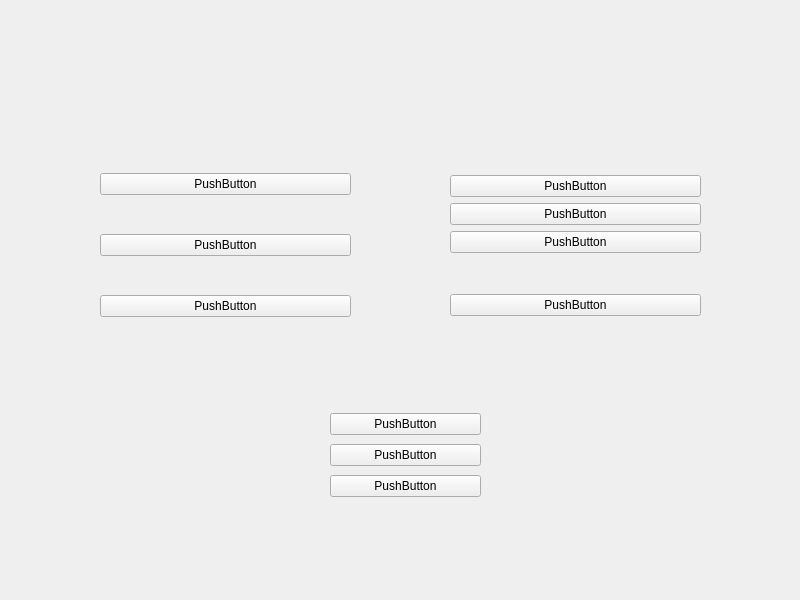
<?xml version="1.0" encoding="UTF-8"?>
<ui version="4.0">
 <class>Widget</class>
 <widget class="QWidget" name="Widget">
  <property name="geometry">
   <rect>
    <x>0</x>
    <y>0</y>
    <width>800</width>
    <height>600</height>
   </rect>
  </property>
  <property name="windowTitle">
   <string>Widget</string>
  </property>
  <widget class="QWidget" name="verticalLayoutWidget">
   <property name="geometry">
    <rect>
     <x>100</x>
     <y>140</y>
     <width>251</width>
     <height>211</height>
    </rect>
   </property>
   <layout class="QVBoxLayout" name="verticalLayout">
    <item>
     <widget class="QPushButton" name="pushButton_2">
      <property name="text">
       <string>PushButton</string>
      </property>
     </widget>
    </item>
    <item>
     <widget class="QPushButton" name="pushButton_3">
      <property name="text">
       <string>PushButton</string>
      </property>
     </widget>
    </item>
    <item>
     <widget class="QPushButton" name="pushButton">
      <property name="text">
       <string>PushButton</string>
      </property>
     </widget>
    </item>
   </layout>
  </widget>
  <widget class="QWidget" name="verticalLayoutWidget_2">
   <property name="geometry">
    <rect>
     <x>450</x>
     <y>140</y>
     <width>251</width>
     <height>211</height>
    </rect>
   </property>
   <layout class="QVBoxLayout" name="verticalLayout_2">
    <item>
     <layout class="QVBoxLayout" name="verticalLayout_3">
      <item>
       <widget class="QPushButton" name="pushButton_5">
        <property name="text">
         <string>PushButton</string>
        </property>
       </widget>
      </item>
      <item>
       <widget class="QPushButton" name="pushButton_6">
        <property name="text">
         <string>PushButton</string>
        </property>
       </widget>
      </item>
      <item>
       <widget class="QPushButton" name="pushButton_7">
        <property name="text">
         <string>PushButton</string>
        </property>
       </widget>
      </item>
     </layout>
    </item>
    <item>
     <widget class="QPushButton" name="pushButton_4">
      <property name="text">
       <string>PushButton</string>
      </property>
     </widget>
    </item>
   </layout>
  </widget>
  <widget class="QWidget" name="">
   <property name="geometry">
    <rect>
     <x>330</x>
     <y>410</y>
     <width>151</width>
     <height>91</height>
    </rect>
   </property>
   <layout class="QVBoxLayout" name="verticalLayout_4">
    <item>
     <widget class="QPushButton" name="pushButton_8">
      <property name="text">
       <string>PushButton</string>
      </property>
     </widget>
    </item>
    <item>
     <widget class="QPushButton" name="pushButton_9">
      <property name="text">
       <string>PushButton</string>
      </property>
     </widget>
    </item>
    <item>
     <widget class="QPushButton" name="pushButton_10">
      <property name="text">
       <string>PushButton</string>
      </property>
     </widget>
    </item>
   </layout>
  </widget>
 </widget>
 <resources/>
 <connections/>
</ui>
